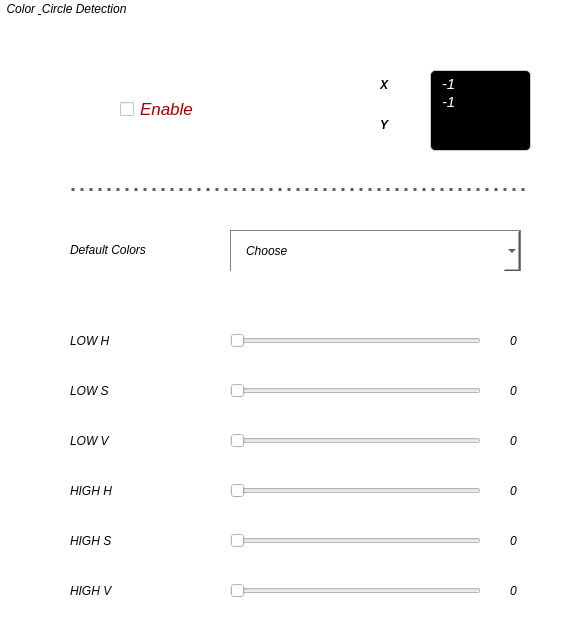
  <widget class="QGroupBox" name="groupBoxColorCircleRec">
   <property name="geometry">
    <rect>
     <x>80</x>
     <y>60</y>
     <width>581</width>
     <height>641</height>
    </rect>
   </property>
   <property name="styleSheet">
    <string notr="true">font-style: italic;
border-left: none;
border-radius: 10px;
background-color: #fff;</string>
   </property>
   <property name="title">
    <string>Color &amp; Circle Detection</string>
   </property>
   <widget class="QCheckBox" name="chckBoxCircleColorRec">
    <property name="geometry">
     <rect>
      <x>70</x>
      <y>30</y>
      <width>461</width>
      <height>161</height>
     </rect>
    </property>
    <property name="font">
     <font>
      <pointsize>13</pointsize>
      <weight>50</weight>
      <italic>true</italic>
      <bold>false</bold>
     </font>
    </property>
    <property name="styleSheet">
     <string notr="true">font-weight: 400;
color: rgb(164, 0, 0);
border-bottom: 3px dotted rgb(117, 80, 123);
border-top: none;
border-right: none;
border-left: none;
border-radius: 0;
padding-left: 50px;</string>
    </property>
    <property name="text">
     <string>Enable</string>
    </property>
   </widget>
   <widget class="QLabel" name="lblDefaultColor">
    <property name="geometry">
     <rect>
      <x>70</x>
      <y>230</y>
      <width>101</width>
      <height>41</height>
     </rect>
    </property>
    <property name="styleSheet">
     <string notr="true">font-style: italic;
font-weight: 500;
border: none;</string>
    </property>
    <property name="text">
     <string>&lt;html&gt;&lt;head/&gt;&lt;body&gt;&lt;p&gt;&lt;span style=&quot; font-weight:400;&quot;&gt;Default Colors&lt;/span&gt;&lt;/p&gt;&lt;/body&gt;&lt;/html&gt;</string>
    </property>
   </widget>
   <widget class="QComboBox" name="cmbDefaultColors">
    <property name="geometry">
     <rect>
      <x>230</x>
      <y>230</y>
      <width>291</width>
      <height>41</height>
     </rect>
    </property>
    <property name="styleSheet">
     <string notr="true">font-style: italic;
border: 1px solid gray;
color: #000;
padding-left: 15px;
border-radius: 0;
border-bottom: none;</string>
    </property>
    <property name="currentText">
     <string>Choose</string>
    </property>
    <property name="duplicatesEnabled">
     <bool>false</bool>
    </property>
    <item>
     <property name="text">
      <string>Choose</string>
     </property>
    </item>
    <item>
     <property name="text">
      <string>Red</string>
     </property>
    </item>
    <item>
     <property name="text">
      <string>Blue</string>
     </property>
    </item>
    <item>
     <property name="text">
      <string>Yellow</string>
     </property>
    </item>
   </widget>
   <widget class="QLabel" name="lblHighVValue">
    <property name="geometry">
     <rect>
      <x>510</x>
      <y>580</y>
      <width>61</width>
      <height>21</height>
     </rect>
    </property>
    <property name="styleSheet">
     <string notr="true">font-style: italic;
border: none;</string>
    </property>
    <property name="text">
     <string>0</string>
    </property>
   </widget>
   <widget class="QSlider" name="sliderHighV">
    <property name="geometry">
     <rect>
      <x>230</x>
      <y>570</y>
      <width>251</width>
      <height>41</height>
     </rect>
    </property>
    <property name="styleSheet">
     <string notr="true">border: none;</string>
    </property>
    <property name="maximum">
     <number>255</number>
    </property>
    <property name="orientation">
     <enum>Qt::Horizontal</enum>
    </property>
   </widget>
   <widget class="QSlider" name="sliderHighH">
    <property name="geometry">
     <rect>
      <x>230</x>
      <y>470</y>
      <width>251</width>
      <height>41</height>
     </rect>
    </property>
    <property name="styleSheet">
     <string notr="true">border: none;</string>
    </property>
    <property name="maximum">
     <number>180</number>
    </property>
    <property name="orientation">
     <enum>Qt::Horizontal</enum>
    </property>
   </widget>
   <widget class="QSlider" name="sliderLowS">
    <property name="geometry">
     <rect>
      <x>230</x>
      <y>370</y>
      <width>251</width>
      <height>41</height>
     </rect>
    </property>
    <property name="styleSheet">
     <string notr="true">border: none;</string>
    </property>
    <property name="maximum">
     <number>255</number>
    </property>
    <property name="orientation">
     <enum>Qt::Horizontal</enum>
    </property>
   </widget>
   <widget class="QLabel" name="lblLowSValue">
    <property name="geometry">
     <rect>
      <x>510</x>
      <y>380</y>
      <width>61</width>
      <height>21</height>
     </rect>
    </property>
    <property name="styleSheet">
     <string notr="true">font-style: italic;
border: none;</string>
    </property>
    <property name="text">
     <string>0</string>
    </property>
   </widget>
   <widget class="QSlider" name="sliderLowH">
    <property name="geometry">
     <rect>
      <x>230</x>
      <y>320</y>
      <width>251</width>
      <height>41</height>
     </rect>
    </property>
    <property name="cursor">
     <cursorShape>ArrowCursor</cursorShape>
    </property>
    <property name="mouseTracking">
     <bool>false</bool>
    </property>
    <property name="tabletTracking">
     <bool>false</bool>
    </property>
    <property name="styleSheet">
     <string notr="true">border: none;</string>
    </property>
    <property name="maximum">
     <number>180</number>
    </property>
    <property name="orientation">
     <enum>Qt::Horizontal</enum>
    </property>
   </widget>
   <widget class="QLabel" name="lblHighSValue">
    <property name="geometry">
     <rect>
      <x>510</x>
      <y>530</y>
      <width>61</width>
      <height>21</height>
     </rect>
    </property>
    <property name="styleSheet">
     <string notr="true">font-style: italic;
border: none;</string>
    </property>
    <property name="text">
     <string>0</string>
    </property>
   </widget>
   <widget class="QLabel" name="lblHighHValue">
    <property name="geometry">
     <rect>
      <x>510</x>
      <y>480</y>
      <width>61</width>
      <height>21</height>
     </rect>
    </property>
    <property name="styleSheet">
     <string notr="true">font-style: italic;
border: none;</string>
    </property>
    <property name="text">
     <string>0</string>
    </property>
   </widget>
   <widget class="QLabel" name="lblLowVValue">
    <property name="geometry">
     <rect>
      <x>510</x>
      <y>430</y>
      <width>61</width>
      <height>21</height>
     </rect>
    </property>
    <property name="styleSheet">
     <string notr="true">font-style: italic;
border: none;</string>
    </property>
    <property name="text">
     <string>0</string>
    </property>
   </widget>
   <widget class="QSlider" name="sliderLowV">
    <property name="geometry">
     <rect>
      <x>230</x>
      <y>420</y>
      <width>251</width>
      <height>41</height>
     </rect>
    </property>
    <property name="styleSheet">
     <string notr="true">border: none;</string>
    </property>
    <property name="maximum">
     <number>255</number>
    </property>
    <property name="orientation">
     <enum>Qt::Horizontal</enum>
    </property>
   </widget>
   <widget class="QLabel" name="lblHighS">
    <property name="geometry">
     <rect>
      <x>70</x>
      <y>530</y>
      <width>101</width>
      <height>21</height>
     </rect>
    </property>
    <property name="styleSheet">
     <string notr="true">font-style: italic;
border: none;</string>
    </property>
    <property name="text">
     <string>HIGH S</string>
    </property>
   </widget>
   <widget class="QSlider" name="sliderHighS">
    <property name="geometry">
     <rect>
      <x>230</x>
      <y>520</y>
      <width>251</width>
      <height>41</height>
     </rect>
    </property>
    <property name="styleSheet">
     <string notr="true">border: none;</string>
    </property>
    <property name="maximum">
     <number>255</number>
    </property>
    <property name="orientation">
     <enum>Qt::Horizontal</enum>
    </property>
   </widget>
   <widget class="QLabel" name="lblLowH">
    <property name="geometry">
     <rect>
      <x>70</x>
      <y>330</y>
      <width>101</width>
      <height>21</height>
     </rect>
    </property>
    <property name="styleSheet">
     <string notr="true">font-style: italic;
border: none;</string>
    </property>
    <property name="text">
     <string>LOW H</string>
    </property>
   </widget>
   <widget class="QLabel" name="lblLowS">
    <property name="geometry">
     <rect>
      <x>70</x>
      <y>380</y>
      <width>101</width>
      <height>21</height>
     </rect>
    </property>
    <property name="styleSheet">
     <string notr="true">font-style: italic;
border: none;</string>
    </property>
    <property name="text">
     <string>LOW S</string>
    </property>
   </widget>
   <widget class="QLabel" name="lblHighV">
    <property name="geometry">
     <rect>
      <x>70</x>
      <y>580</y>
      <width>101</width>
      <height>21</height>
     </rect>
    </property>
    <property name="styleSheet">
     <string notr="true">font-style: italic;
border: none;</string>
    </property>
    <property name="text">
     <string>HIGH V</string>
    </property>
   </widget>
   <widget class="QLabel" name="lblLowHValue">
    <property name="geometry">
     <rect>
      <x>510</x>
      <y>330</y>
      <width>61</width>
      <height>21</height>
     </rect>
    </property>
    <property name="styleSheet">
     <string notr="true">font-style: italic;
border: none;</string>
    </property>
    <property name="text">
     <string>0</string>
    </property>
   </widget>
   <widget class="QLabel" name="lblLowV">
    <property name="geometry">
     <rect>
      <x>70</x>
      <y>430</y>
      <width>101</width>
      <height>21</height>
     </rect>
    </property>
    <property name="styleSheet">
     <string notr="true">font-style: italic;
border: none;</string>
    </property>
    <property name="text">
     <string>LOW V</string>
    </property>
   </widget>
   <widget class="QLabel" name="lblHighH">
    <property name="geometry">
     <rect>
      <x>70</x>
      <y>480</y>
      <width>101</width>
      <height>21</height>
     </rect>
    </property>
    <property name="styleSheet">
     <string notr="true">font-style: italic;
border: none;</string>
    </property>
    <property name="text">
     <string>HIGH H</string>
    </property>
   </widget>
   <widget class="QTextEdit" name="txtCircleColorRecCoordinate">
    <property name="geometry">
     <rect>
      <x>430</x>
      <y>70</y>
      <width>101</width>
      <height>81</height>
     </rect>
    </property>
    <property name="font">
     <font>
      <italic>true</italic>
     </font>
    </property>
    <property name="styleSheet">
     <string notr="true">border: 1 solid #ccc;
color: #fff;
background-color: rgb(0, 0, 0);
border-radius: 5px;
padding-left: 7px;</string>
    </property>
    <property name="readOnly">
     <bool>true</bool>
    </property>
    <property name="html">
     <string>&lt;!DOCTYPE HTML PUBLIC &quot;-//W3C//DTD HTML 4.0//EN&quot; &quot;http://www.w3.org/TR/REC-html40/strict.dtd&quot;&gt;
&lt;html&gt;&lt;head&gt;&lt;meta name=&quot;qrichtext&quot; content=&quot;1&quot; /&gt;&lt;style type=&quot;text/css&quot;&gt;
p, li { white-space: pre-wrap; }
&lt;/style&gt;&lt;/head&gt;&lt;body style=&quot; font-family:'Ubuntu'; font-size:11pt; font-weight:400; font-style:italic;&quot;&gt;
&lt;p style=&quot; margin-top:0px; margin-bottom:0px; margin-left:0px; margin-right:0px; -qt-block-indent:0; text-indent:0px;&quot;&gt;-1&lt;/p&gt;
&lt;p style=&quot; margin-top:0px; margin-bottom:0px; margin-left:0px; margin-right:0px; -qt-block-indent:0; text-indent:0px;&quot;&gt;-1&lt;/p&gt;&lt;/body&gt;&lt;/html&gt;</string>
    </property>
   </widget>
   <widget class="QLabel" name="lblYCircleColorRec">
    <property name="geometry">
     <rect>
      <x>380</x>
      <y>110</y>
      <width>31</width>
      <height>31</height>
     </rect>
    </property>
    <property name="font">
     <font>
      <weight>75</weight>
      <italic>true</italic>
      <bold>true</bold>
     </font>
    </property>
    <property name="styleSheet">
     <string notr="true">font-style: italic;
border: none;
background-color: #fff;</string>
    </property>
    <property name="text">
     <string>&lt;html&gt;&lt;head/&gt;&lt;body&gt;&lt;p&gt;Y&lt;/p&gt;&lt;/body&gt;&lt;/html&gt;</string>
    </property>
   </widget>
   <widget class="QLabel" name="lblXCircleColorRec">
    <property name="geometry">
     <rect>
      <x>380</x>
      <y>70</y>
      <width>31</width>
      <height>31</height>
     </rect>
    </property>
    <property name="font">
     <font>
      <weight>75</weight>
      <italic>true</italic>
      <bold>true</bold>
     </font>
    </property>
    <property name="styleSheet">
     <string notr="true">font-style: italic;
border: none;
background-color: #fff;</string>
    </property>
    <property name="text">
     <string>&lt;html&gt;&lt;head/&gt;&lt;body&gt;&lt;p&gt;X&lt;/p&gt;&lt;/body&gt;&lt;/html&gt;</string>
    </property>
   </widget>
  </widget>
